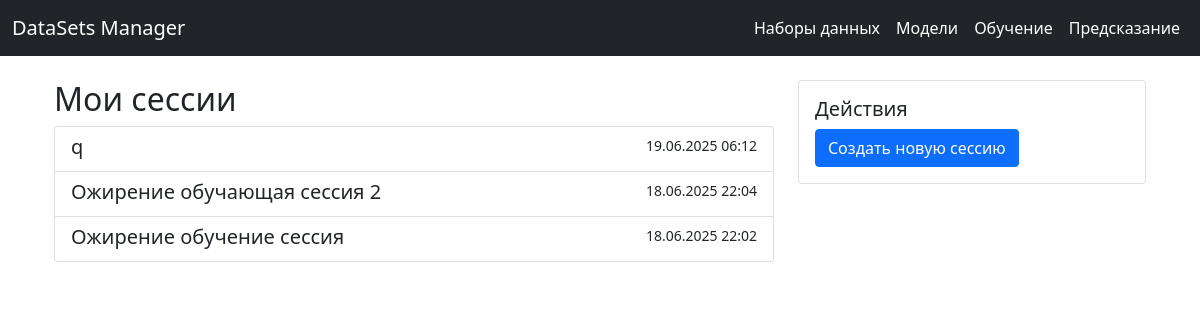
The app's page /sessions/ (signed in) with its own data.
### learning/models.py (models this page shows, shortened)
class TrainingSession(models.Model):
    STATUS_CHOICES = [
        ('pending', 'Ожидает'),
        ('running', 'Выполняется'),
        ('completed', 'Завершено'),
        ('failed', 'Ошибка'),
    ]
    title = models.CharField(max_length=255, default="")
    user = models.ForeignKey(
        settings.AUTH_USER_MODEL,
        on_delete=models.CASCADE,
        related_name='learning',
        default=1
    )
    model = models.ForeignKey(MLModel, on_delete=models.CASCADE)
    dataset = models.ForeignKey(DataFile, on_delete=models.CASCADE)
    epochs = models.IntegerField(default=100)
    learning_rate = models.FloatField(default=0.01)
    creation_date = models.DateTimeField(default=timezone.now)
    status = models.CharField(max_length=10, choices=STATUS_CHOICES, default='pending')
    current_epoch = models.IntegerField(default=0)
    progress = models.FloatField(default=0)
    preprocessor = models.BinaryField(null=True, blank=True)
    neural_network = models.BinaryField(null=True, blank=True)
    best_loss = models.FloatField(null=True, blank=True)
    final_accuracy = models.FloatField(null=True, blank=True)
    logs = models.TextField(blank=True)
    def get_absolute_url(self):
        return reverse('session_detail', kwargs={'pk': self.pk})

### learning/views.py (the view)
# urls.py: path('sessions/', learning_views.sessions_list, name='session_list'),
@login_required
def sessions_list(request):
    sessions = TrainingSession.objects.filter(user=request.user).order_by('-creation_date')
    return render(request, 'learning/list.html', {'sessions': sessions})

### learning/templates/learning/list.html
{% extends "base.html" %}
{% block content %}
<div class="container">
    <div class="row">
        <div class="col-md-8">
            <h2>Мои сессии</h2>
            <div class="list-group">
                {% for session in sessions %}
                <a href="{{ session.get_absolute_url }}" class="list-group-item list-group-item-action">
                    <div class="d-flex w-100 justify-content-between">
                        <h5 class="mb-1">{{ session.title }}</h5>
                        <small>{{ session.creation_date|date:"d.m.Y H:i" }}</small>
                    </div>
                </a>
                {% empty %}
                <div class="alert alert-info">Нет созданных моделей</div>
                {% endfor %}
            </div>
        </div>
        <div class="col-md-4">
            <div class="card">
                <div class="card-body">
                    <h5 class="card-title">Действия</h5>
                    <a href="{% url 'create_session_list' %}" class="btn btn-primary btn-block">
                        Создать новую сессию
                    </a>
                </div>
            </div>
        </div>
    </div>
</div>
{% endblock %}

### records on screen
TrainingSession: title "q", creation_date "19.06.2025 06:12"
TrainingSession: title "Ожирение обучающая сессия 2", creation_date "18.06.2025 22:04"
TrainingSession: title "Ожирение обучение сессия", creation_date "18.06.2025 22:02"
